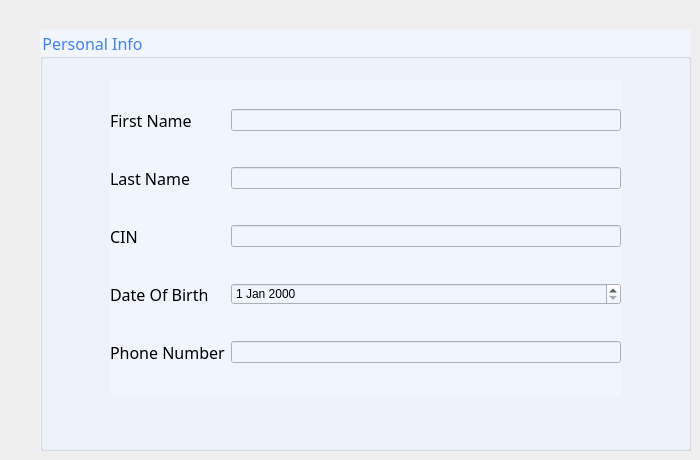
        <widget class="QWidget" name="page_8">
         <widget class="QGroupBox" name="groupBox_8">
          <property name="geometry">
           <rect>
            <x>40</x>
            <y>30</y>
            <width>651</width>
            <height>421</height>
           </rect>
          </property>
          <property name="font">
           <font>
            <family>Italic Outline Art</family>
            <pointsize>12</pointsize>
            <weight>50</weight>
            <italic>false</italic>
            <bold>false</bold>
           </font>
          </property>
          <property name="styleSheet">
           <string notr="true">color:#437FF7;
background-color:#F1F6FE;

font: 12pt &quot;Italic Outline Art&quot; ;</string>
          </property>
          <property name="title">
           <string>Personal Info</string>
          </property>
          <widget class="QWidget" name="gridLayoutWidget_7">
           <property name="geometry">
            <rect>
             <x>70</x>
             <y>50</y>
             <width>511</width>
             <height>316</height>
            </rect>
           </property>
           <layout class="QGridLayout" name="gridLayout_7">
            <item row="0" column="0">
             <widget class="QLabel" name="label_69">
              <property name="font">
               <font>
                <family>Italic Outline Art</family>
                <pointsize>12</pointsize>
                <weight>50</weight>
                <italic>false</italic>
                <bold>false</bold>
               </font>
              </property>
              <property name="styleSheet">
               <string notr="true">color:black;</string>
              </property>
              <property name="text">
               <string>First Name</string>
              </property>
             </widget>
            </item>
            <item row="3" column="0">
             <widget class="QLabel" name="label_70">
              <property name="font">
               <font>
                <family>Italic Outline Art</family>
                <pointsize>12</pointsize>
                <weight>50</weight>
                <italic>false</italic>
                <bold>false</bold>
               </font>
              </property>
              <property name="styleSheet">
               <string notr="true">color:black;</string>
              </property>
              <property name="text">
               <string>Date Of Birth</string>
              </property>
             </widget>
            </item>
            <item row="2" column="1">
             <widget class="QLineEdit" name="cinm">
              <property name="palette">
               <palette>
                <active>
                 <colorrole role="WindowText">
                  <brush brushstyle="SolidPattern">
                   <color alpha="255">
                    <red>67</red>
                    <green>127</green>
                    <blue>247</blue>
                   </color>
                  </brush>
                 </colorrole>
                 <colorrole role="Button">
                  <brush brushstyle="SolidPattern">
                   <color alpha="255">
                    <red>241</red>
                    <green>246</green>
                    <blue>254</blue>
                   </color>
                  </brush>
                 </colorrole>
                 <colorrole role="Text">
                  <brush brushstyle="SolidPattern">
                   <color alpha="255">
                    <red>67</red>
                    <green>127</green>
                    <blue>247</blue>
                   </color>
                  </brush>
                 </colorrole>
                 <colorrole role="ButtonText">
                  <brush brushstyle="SolidPattern">
                   <color alpha="255">
                    <red>67</red>
                    <green>127</green>
                    <blue>247</blue>
                   </color>
                  </brush>
                 </colorrole>
                 <colorrole role="Base">
                  <brush brushstyle="SolidPattern">
                   <color alpha="255">
                    <red>241</red>
                    <green>246</green>
                    <blue>254</blue>
                   </color>
                  </brush>
                 </colorrole>
                 <colorrole role="Window">
                  <brush brushstyle="SolidPattern">
                   <color alpha="255">
                    <red>241</red>
                    <green>246</green>
                    <blue>254</blue>
                   </color>
                  </brush>
                 </colorrole>
                 <colorrole role="PlaceholderText">
                  <brush brushstyle="NoBrush">
                   <color alpha="128">
                    <red>67</red>
                    <green>127</green>
                    <blue>247</blue>
                   </color>
                  </brush>
                 </colorrole>
                </active>
                <inactive>
                 <colorrole role="WindowText">
                  <brush brushstyle="SolidPattern">
                   <color alpha="255">
                    <red>67</red>
                    <green>127</green>
                    <blue>247</blue>
                   </color>
                  </brush>
                 </colorrole>
                 <colorrole role="Button">
                  <brush brushstyle="SolidPattern">
                   <color alpha="255">
                    <red>241</red>
                    <green>246</green>
                    <blue>254</blue>
                   </color>
                  </brush>
                 </colorrole>
                 <colorrole role="Text">
                  <brush brushstyle="SolidPattern">
                   <color alpha="255">
                    <red>67</red>
                    <green>127</green>
                    <blue>247</blue>
                   </color>
                  </brush>
                 </colorrole>
                 <colorrole role="ButtonText">
                  <brush brushstyle="SolidPattern">
                   <color alpha="255">
                    <red>67</red>
                    <green>127</green>
                    <blue>247</blue>
                   </color>
                  </brush>
                 </colorrole>
                 <colorrole role="Base">
                  <brush brushstyle="SolidPattern">
                   <color alpha="255">
                    <red>241</red>
                    <green>246</green>
                    <blue>254</blue>
                   </color>
                  </brush>
                 </colorrole>
                 <colorrole role="Window">
                  <brush brushstyle="SolidPattern">
                   <color alpha="255">
                    <red>241</red>
                    <green>246</green>
                    <blue>254</blue>
                   </color>
                  </brush>
                 </colorrole>
                 <colorrole role="PlaceholderText">
                  <brush brushstyle="NoBrush">
                   <color alpha="128">
                    <red>67</red>
                    <green>127</green>
                    <blue>247</blue>
                   </color>
                  </brush>
                 </colorrole>
                </inactive>
                <disabled>
                 <colorrole role="WindowText">
                  <brush brushstyle="SolidPattern">
                   <color alpha="255">
                    <red>67</red>
                    <green>127</green>
                    <blue>247</blue>
                   </color>
                  </brush>
                 </colorrole>
                 <colorrole role="Button">
                  <brush brushstyle="SolidPattern">
                   <color alpha="255">
                    <red>241</red>
                    <green>246</green>
                    <blue>254</blue>
                   </color>
                  </brush>
                 </colorrole>
                 <colorrole role="Text">
                  <brush brushstyle="SolidPattern">
                   <color alpha="255">
                    <red>67</red>
                    <green>127</green>
                    <blue>247</blue>
                   </color>
                  </brush>
                 </colorrole>
                 <colorrole role="ButtonText">
                  <brush brushstyle="SolidPattern">
                   <color alpha="255">
                    <red>67</red>
                    <green>127</green>
                    <blue>247</blue>
                   </color>
                  </brush>
                 </colorrole>
                 <colorrole role="Base">
                  <brush brushstyle="SolidPattern">
                   <color alpha="255">
                    <red>241</red>
                    <green>246</green>
                    <blue>254</blue>
                   </color>
                  </brush>
                 </colorrole>
                 <colorrole role="Window">
                  <brush brushstyle="SolidPattern">
                   <color alpha="255">
                    <red>241</red>
                    <green>246</green>
                    <blue>254</blue>
                   </color>
                  </brush>
                 </colorrole>
                 <colorrole role="PlaceholderText">
                  <brush brushstyle="NoBrush">
                   <color alpha="128">
                    <red>67</red>
                    <green>127</green>
                    <blue>247</blue>
                   </color>
                  </brush>
                 </colorrole>
                </disabled>
               </palette>
              </property>
              <property name="inputMask">
               <string/>
              </property>
              <property name="text">
               <string/>
              </property>
              <property name="maxLength">
               <number>8</number>
              </property>
             </widget>
            </item>
            <item row="3" column="1">
             <widget class="QDateEdit" name="dateEdit_4">
              <property name="styleSheet">
               <string notr="true">color:black;</string>
              </property>
             </widget>
            </item>
            <item row="1" column="0">
             <widget class="QLabel" name="label_71">
              <property name="font">
               <font>
                <family>Italic Outline Art</family>
                <pointsize>12</pointsize>
                <weight>50</weight>
                <italic>false</italic>
                <bold>false</bold>
               </font>
              </property>
              <property name="styleSheet">
               <string notr="true">color:black;</string>
              </property>
              <property name="text">
               <string>Last Name</string>
              </property>
             </widget>
            </item>
            <item row="2" column="0">
             <widget class="QLabel" name="label_72">
              <property name="font">
               <font>
                <family>Italic Outline Art</family>
                <pointsize>12</pointsize>
                <weight>50</weight>
                <italic>false</italic>
                <bold>false</bold>
               </font>
              </property>
              <property name="styleSheet">
               <string notr="true">color:black;
</string>
              </property>
              <property name="text">
               <string>CIN</string>
              </property>
             </widget>
            </item>
            <item row="4" column="0">
             <widget class="QLabel" name="label_73">
              <property name="font">
               <font>
                <family>Italic Outline Art</family>
                <pointsize>12</pointsize>
                <weight>50</weight>
                <italic>false</italic>
                <bold>false</bold>
               </font>
              </property>
              <property name="styleSheet">
               <string notr="true">color:black;</string>
              </property>
              <property name="text">
               <string>Phone Number</string>
              </property>
             </widget>
            </item>
            <item row="4" column="1">
             <widget class="QLineEdit" name="phonem">
              <property name="palette">
               <palette>
                <active>
                 <colorrole role="WindowText">
                  <brush brushstyle="SolidPattern">
                   <color alpha="255">
                    <red>67</red>
                    <green>127</green>
                    <blue>247</blue>
                   </color>
                  </brush>
                 </colorrole>
                 <colorrole role="Button">
                  <brush brushstyle="SolidPattern">
                   <color alpha="255">
                    <red>241</red>
                    <green>246</green>
                    <blue>254</blue>
                   </color>
                  </brush>
                 </colorrole>
                 <colorrole role="Text">
                  <brush brushstyle="SolidPattern">
                   <color alpha="255">
                    <red>67</red>
                    <green>127</green>
                    <blue>247</blue>
                   </color>
                  </brush>
                 </colorrole>
                 <colorrole role="ButtonText">
                  <brush brushstyle="SolidPattern">
                   <color alpha="255">
                    <red>67</red>
                    <green>127</green>
                    <blue>247</blue>
                   </color>
                  </brush>
                 </colorrole>
                 <colorrole role="Base">
                  <brush brushstyle="SolidPattern">
                   <color alpha="255">
                    <red>241</red>
                    <green>246</green>
                    <blue>254</blue>
                   </color>
                  </brush>
                 </colorrole>
                 <colorrole role="Window">
                  <brush brushstyle="SolidPattern">
                   <color alpha="255">
                    <red>241</red>
                    <green>246</green>
                    <blue>254</blue>
                   </color>
                  </brush>
                 </colorrole>
                 <colorrole role="PlaceholderText">
                  <brush brushstyle="NoBrush">
                   <color alpha="128">
                    <red>67</red>
                    <green>127</green>
                    <blue>247</blue>
                   </color>
                  </brush>
                 </colorrole>
                </active>
                <inactive>
                 <colorrole role="WindowText">
                  <brush brushstyle="SolidPattern">
                   <color alpha="255">
                    <red>67</red>
                    <green>127</green>
                    <blue>247</blue>
                   </color>
                  </brush>
                 </colorrole>
                 <colorrole role="Button">
                  <brush brushstyle="SolidPattern">
                   <color alpha="255">
                    <red>241</red>
                    <green>246</green>
                    <blue>254</blue>
                   </color>
                  </brush>
                 </colorrole>
                 <colorrole role="Text">
                  <brush brushstyle="SolidPattern">
                   <color alpha="255">
                    <red>67</red>
                    <green>127</green>
                    <blue>247</blue>
                   </color>
                  </brush>
                 </colorrole>
                 <colorrole role="ButtonText">
                  <brush brushstyle="SolidPattern">
                   <color alpha="255">
                    <red>67</red>
                    <green>127</green>
                    <blue>247</blue>
                   </color>
                  </brush>
                 </colorrole>
                 <colorrole role="Base">
                  <brush brushstyle="SolidPattern">
                   <color alpha="255">
                    <red>241</red>
                    <green>246</green>
                    <blue>254</blue>
                   </color>
                  </brush>
                 </colorrole>
                 <colorrole role="Window">
                  <brush brushstyle="SolidPattern">
                   <color alpha="255">
                    <red>241</red>
                    <green>246</green>
                    <blue>254</blue>
                   </color>
                  </brush>
                 </colorrole>
                 <colorrole role="PlaceholderText">
                  <brush brushstyle="NoBrush">
                   <color alpha="128">
                    <red>67</red>
                    <green>127</green>
                    <blue>247</blue>
                   </color>
                  </brush>
                 </colorrole>
                </inactive>
                <disabled>
                 <colorrole role="WindowText">
                  <brush brushstyle="SolidPattern">
                   <color alpha="255">
                    <red>67</red>
                    <green>127</green>
                    <blue>247</blue>
                   </color>
                  </brush>
                 </colorrole>
                 <colorrole role="Button">
                  <brush brushstyle="SolidPattern">
                   <color alpha="255">
                    <red>241</red>
                    <green>246</green>
                    <blue>254</blue>
                   </color>
                  </brush>
                 </colorrole>
                 <colorrole role="Text">
                  <brush brushstyle="SolidPattern">
                   <color alpha="255">
                    <red>67</red>
                    <green>127</green>
                    <blue>247</blue>
                   </color>
                  </brush>
                 </colorrole>
                 <colorrole role="ButtonText">
                  <brush brushstyle="SolidPattern">
                   <color alpha="255">
                    <red>67</red>
                    <green>127</green>
                    <blue>247</blue>
                   </color>
                  </brush>
                 </colorrole>
                 <colorrole role="Base">
                  <brush brushstyle="SolidPattern">
                   <color alpha="255">
                    <red>241</red>
                    <green>246</green>
                    <blue>254</blue>
                   </color>
                  </brush>
                 </colorrole>
                 <colorrole role="Window">
                  <brush brushstyle="SolidPattern">
                   <color alpha="255">
                    <red>241</red>
                    <green>246</green>
                    <blue>254</blue>
                   </color>
                  </brush>
                 </colorrole>
                 <colorrole role="PlaceholderText">
                  <brush brushstyle="NoBrush">
                   <color alpha="128">
                    <red>67</red>
                    <green>127</green>
                    <blue>247</blue>
                   </color>
                  </brush>
                 </colorrole>
                </disabled>
               </palette>
              </property>
              <property name="inputMask">
               <string>00000000</string>
              </property>
              <property name="text">
               <string/>
              </property>
             </widget>
            </item>
            <item row="1" column="1">
             <widget class="QLineEdit" name="prenm"/>
            </item>
            <item row="0" column="1">
             <widget class="QLineEdit" name="namem">
              <property name="palette">
               <palette>
                <active>
                 <colorrole role="WindowText">
                  <brush brushstyle="SolidPattern">
                   <color alpha="255">
                    <red>67</red>
                    <green>127</green>
                    <blue>247</blue>
                   </color>
                  </brush>
                 </colorrole>
                 <colorrole role="Button">
                  <brush brushstyle="SolidPattern">
                   <color alpha="255">
                    <red>241</red>
                    <green>246</green>
                    <blue>254</blue>
                   </color>
                  </brush>
                 </colorrole>
                 <colorrole role="Text">
                  <brush brushstyle="SolidPattern">
                   <color alpha="255">
                    <red>67</red>
                    <green>127</green>
                    <blue>247</blue>
                   </color>
                  </brush>
                 </colorrole>
                 <colorrole role="ButtonText">
                  <brush brushstyle="SolidPattern">
                   <color alpha="255">
                    <red>67</red>
                    <green>127</green>
                    <blue>247</blue>
                   </color>
                  </brush>
                 </colorrole>
                 <colorrole role="Base">
                  <brush brushstyle="SolidPattern">
                   <color alpha="255">
                    <red>241</red>
                    <green>246</green>
                    <blue>254</blue>
                   </color>
                  </brush>
                 </colorrole>
                 <colorrole role="Window">
                  <brush brushstyle="SolidPattern">
                   <color alpha="255">
                    <red>241</red>
                    <green>246</green>
                    <blue>254</blue>
                   </color>
                  </brush>
                 </colorrole>
                 <colorrole role="PlaceholderText">
                  <brush brushstyle="NoBrush">
                   <color alpha="128">
                    <red>67</red>
                    <green>127</green>
                    <blue>247</blue>
                   </color>
                  </brush>
                 </colorrole>
                </active>
                <inactive>
                 <colorrole role="WindowText">
                  <brush brushstyle="SolidPattern">
                   <color alpha="255">
                    <red>67</red>
                    <green>127</green>
                    <blue>247</blue>
                   </color>
                  </brush>
                 </colorrole>
                 <colorrole role="Button">
                  <brush brushstyle="SolidPattern">
                   <color alpha="255">
                    <red>241</red>
                    <green>246</green>
                    <blue>254</blue>
                   </color>
                  </brush>
                 </colorrole>
                 <colorrole role="Text">
                  <brush brushstyle="SolidPattern">
                   <color alpha="255">
                    <red>67</red>
                    <green>127</green>
                    <blue>247</blue>
                   </color>
                  </brush>
                 </colorrole>
                 <colorrole role="ButtonText">
                  <brush brushstyle="SolidPattern">
                   <color alpha="255">
                    <red>67</red>
                    <green>127</green>
                    <blue>247</blue>
                   </color>
                  </brush>
                 </colorrole>
                 <colorrole role="Base">
                  <brush brushstyle="SolidPattern">
                   <color alpha="255">
                    <red>241</red>
                    <green>246</green>
                    <blue>254</blue>
                   </color>
                  </brush>
                 </colorrole>
                 <colorrole role="Window">
                  <brush brushstyle="SolidPattern">
                   <color alpha="255">
                    <red>241</red>
                    <green>246</green>
                    <blue>254</blue>
                   </color>
                  </brush>
                 </colorrole>
                 <colorrole role="PlaceholderText">
                  <brush brushstyle="NoBrush">
                   <color alpha="128">
                    <red>67</red>
                    <green>127</green>
                    <blue>247</blue>
                   </color>
                  </brush>
                 </colorrole>
                </inactive>
                <disabled>
                 <colorrole role="WindowText">
                  <brush brushstyle="SolidPattern">
                   <color alpha="255">
                    <red>67</red>
                    <green>127</green>
                    <blue>247</blue>
                   </color>
                  </brush>
                 </colorrole>
                 <colorrole role="Button">
                  <brush brushstyle="SolidPattern">
                   <color alpha="255">
                    <red>241</red>
                    <green>246</green>
                    <blue>254</blue>
                   </color>
                  </brush>
                 </colorrole>
                 <colorrole role="Text">
                  <brush brushstyle="SolidPattern">
                   <color alpha="255">
                    <red>67</red>
                    <green>127</green>
                    <blue>247</blue>
                   </color>
                  </brush>
                 </colorrole>
                 <colorrole role="ButtonText">
                  <brush brushstyle="SolidPattern">
                   <color alpha="255">
                    <red>67</red>
                    <green>127</green>
                    <blue>247</blue>
                   </color>
                  </brush>
                 </colorrole>
                 <colorrole role="Base">
                  <brush brushstyle="SolidPattern">
                   <color alpha="255">
                    <red>241</red>
                    <green>246</green>
                    <blue>254</blue>
                   </color>
                  </brush>
                 </colorrole>
                 <colorrole role="Window">
                  <brush brushstyle="SolidPattern">
                   <color alpha="255">
                    <red>241</red>
                    <green>246</green>
                    <blue>254</blue>
                   </color>
                  </brush>
                 </colorrole>
                 <colorrole role="PlaceholderText">
                  <brush brushstyle="NoBrush">
                   <color alpha="128">
                    <red>67</red>
                    <green>127</green>
                    <blue>247</blue>
                   </color>
                  </brush>
                 </colorrole>
                </disabled>
               </palette>
              </property>
             </widget>
            </item>
           </layout>
          </widget>
         </widget>
        </widget>
